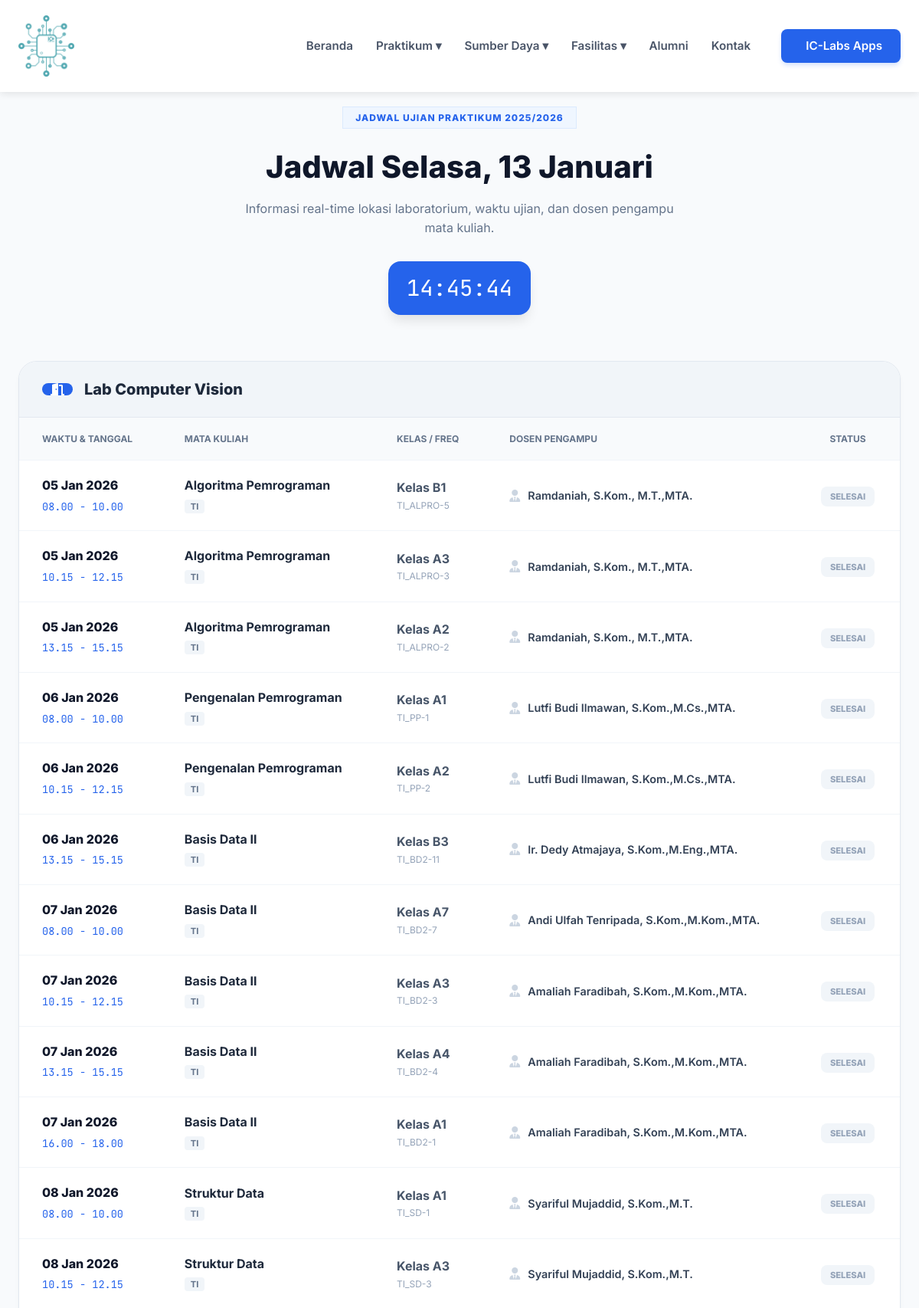
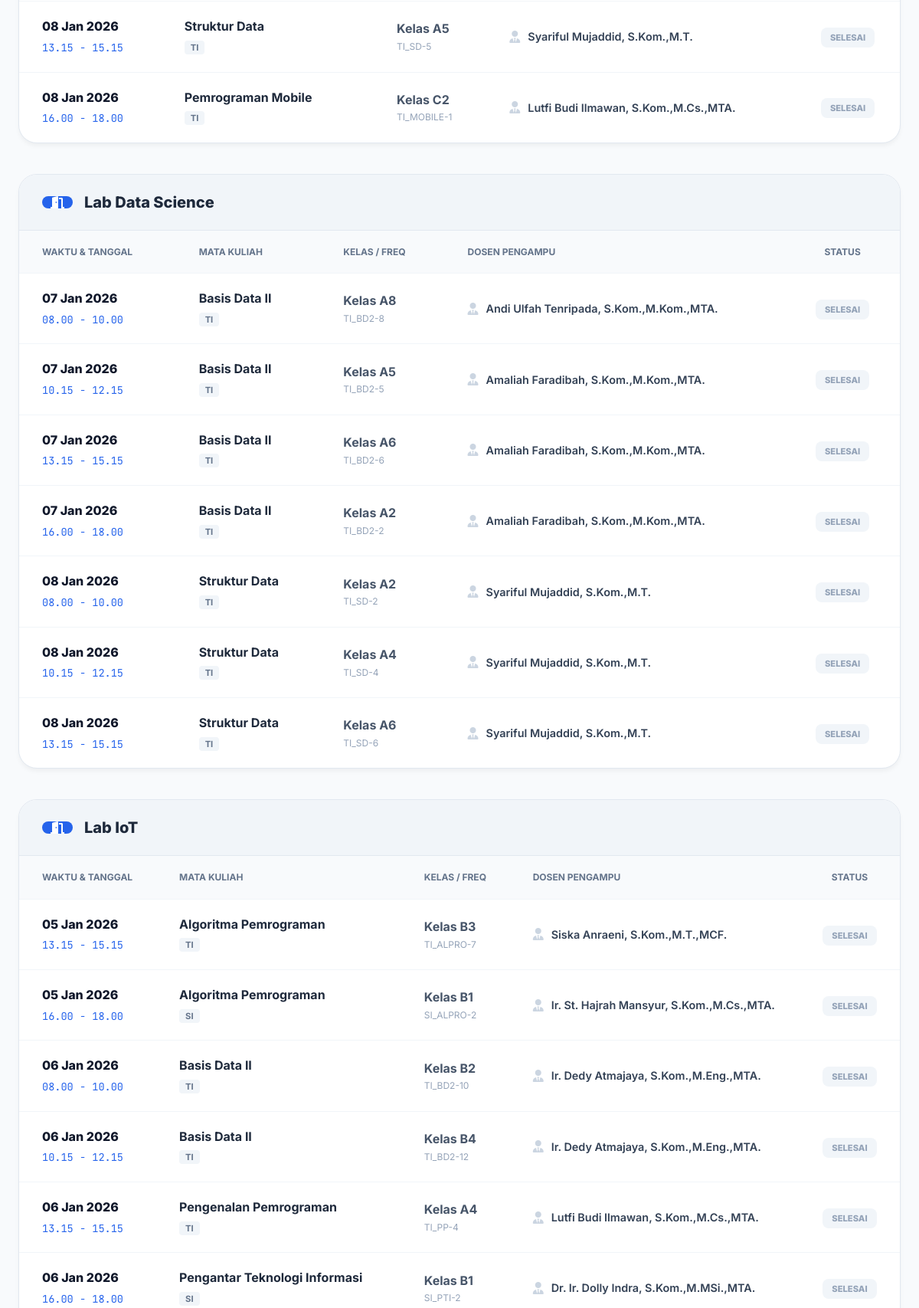
/public/jadwalupk (upper part), run on the app's committed database (2 pictures, top to bottom).
### tables this page shows
CREATE TABLE `jadwalupk` (
  `id` int(11) NOT NULL,
  `prodi` varchar(50) DEFAULT NULL,
  `tanggal` date NOT NULL,
  `jam` varchar(100) NOT NULL,
  `mata_kuliah` varchar(255) NOT NULL,
  `dosen` varchar(255) NOT NULL,
  `frekuensi` varchar(100) DEFAULT NULL,
  `kelas` varchar(100) DEFAULT NULL,
  `ruangan` varchar(255) NOT NULL
);

### app/controllers/JadwalUpkController.php (called while the page is built, shortened)
<?php
class JadwalUpkController extends Controller {
    public function model($model) {
        return new $model;
    }
    public function index() {
        $data['judul'] = 'Jadwal UPK Praktikum';
        $data['jadwal'] = $this->model('JadwalUpkModel')->getAll();
        $this->view('praktikum/jadwalupk', $data);
    }
}

### app/models/JadwalUpkModel.php (called while the page is built, shortened)
<?php
class JadwalUpkModel {
    private $table = 'jadwalupk';
    private $db;
    public function __construct() {
        $database = new Database;
        $this->db = $database->getPdo();
    }
    public function getAll() {
        $stmt = $this->db->prepare("SELECT * FROM $this->table ORDER BY tanggal ASC, jam ASC");
        $stmt->execute();
        return $stmt->fetchAll(PDO::FETCH_ASSOC);
    }
}

### app/config/Database.php (called while the page is built, shortened)
<?php
try {
    $dsn = "mysql:host=" . DB_HOST . ";dbname=" . DB_NAME . ";charset=utf8mb4";
    $options = [
        PDO::ATTR_ERRMODE            => PDO::ERRMODE_EXCEPTION,
        PDO::ATTR_DEFAULT_FETCH_MODE => PDO::FETCH_ASSOC,
        PDO::ATTR_EMULATE_PREPARES   => false,
    ];
    $pdo = new PDO($dsn, DB_USER, DB_PASS, $options);
} catch (PDOException $e) {
    if (defined('APP_ENV') && APP_ENV === 'development') {
        die("Koneksi Database Gagal: " . $e->getMessage());
    } else {
        die("Maaf, sistem sedang mengalami gangguan koneksi database.");
    }
}
class Database {
    private $pdo;
    public function __construct()
    {
        global $pdo;
        $this->pdo = $pdo;
    }
    public function getPdo()
    {
        return $this->pdo;
    }
}
?>

### app/views/praktikum/jadwalupk.php (the view, shortened to what this page needs)
<link rel="stylesheet" href="https://cdnjs.cloudflare.com/ajax/libs/font-awesome/6.0.0/css/all.min.css">
<section class="praktikum-section" style="padding: 60px 0; background: #f8fafc; min-height: 100vh;">
    <div class="container" style="max-width: 1200px; margin: 0 auto; px: 20px;">
        <header class="page-header" style="text-align: center; margin-bottom: 60px;">
            <span class="header-badge" style="background: #eff6ff; color: #2563eb; padding: 6px 16px; rounded-full: 50px; font-size: 0.75rem; font-weight: 800; text-transform: uppercase; letter-spacing: 1px; border: 1px solid #dbeafe;">
                Jadwal Ujian Praktikum 2025/2026
            </span>
            <h1 id="header-day" style="font-size: 2.5rem; font-weight: 800; color: #0f172a; margin: 20px 0 10px;">Memuat Hari...</h1>
            <p style="color: #64748b; max-width: 600px; margin: 0 auto 30px;">Informasi real-time lokasi laboratorium, waktu ujian, dan dosen pengampu mata kuliah.</p>
            <div id="live-clock" class="live-clock-badge" style="display: inline-block; background: #2563eb; color: #fff; padding: 12px 24px; border-radius: 16px; font-family: 'JetBrains Mono', monospace; font-size: 1.8rem; box-shadow: 0 10px 15px -3px rgba(0,0,0,0.1);">
            </div>
        </header>
        <div id="lab-tables-container">
            <?php if (empty($data['jadwal'])): ?>
                <div class="empty-schedule" style="text-align: center; padding: 80px; background: #fff; border-radius: 24px; border: 2px dashed #e2e8f0;">
                    <i class="far fa-calendar-times" style="font-size: 4rem; color: #cbd5e1; margin-bottom: 20px;"></i>
                    <h3 style="font-weight: 700; color: #1e293b;">Belum Ada Jadwal</h3>
                    <p style="color: #94a3b8;">Jadwal UPK belum dirilis oleh admin.</p>
                </div>
            <?php else:
                $grouped = [];
                foreach($data['jadwal'] as $row) {
                    $grouped[$row['ruangan']][] = $row;
                }
                ksort($grouped);
                foreach($grouped as $ruangan => $items):
            ?>
                <div class="schedule-wrapper" style="background: #fff; border-radius: 24px; box-shadow: 0 4px 6px -1px rgba(0,0,0,0.05); border: 1px solid #e2e8f0; overflow: hidden; margin-bottom: 40px;">
                    <div class="lab-header" style="background: #f1f5f9; padding: 20px 30px; display: flex; align-items: center; gap: 15px; border-bottom: 1px solid #e2e8f0;">
                        <div style="width: 40px; h: 40px; background: #2563eb; color: #fff; border-radius: 10px; display: flex; align-items: center; justify-content: center;">
                            <i class="fas fa-door-open"></i>
                        </div>
                        <h2 style="font-size: 1.25rem; font-weight: 800; color: #1e293b; margin: 0;"><?= $ruangan ?></h2>
                    </div>
                    <div style="overflow-x: auto;">
                        <table style="width: 100%; border-collapse: collapse; text-align: left;">
                            <thead>
                                <tr style="background: #f8fafc;">
                                    <th style="padding: 18px 30px; font-size: 0.75rem; font-weight: 700; color: #64748b; text-transform: uppercase;">Waktu & Tanggal</th>
                                    <th style="padding: 18px 30px; font-size: 0.75rem; font-weight: 700; color: #64748b; text-transform: uppercase;">Mata Kuliah</th>
                                    <th style="padding: 18px 30px; font-size: 0.75rem; font-weight: 700; color: #64748b; text-transform: uppercase;">Kelas / Freq</th>
                                    <th style="padding: 18px 30px; font-size: 0.75rem; font-weight: 700; color: #64748b; text-transform: uppercase;">Dosen Pengampu</th>
                                    <th style="padding: 18px 30px; font-size: 0.75rem; font-weight: 700; color: #64748b; text-transform: uppercase; text-align: center;">Status</th>
                                </tr>
                            </thead>
                            <tbody style="divide-y: 1px solid #f1f5f9;">
                                <?php foreach($items as $item):
                                    $tgl = date('d M Y', strtotime($item['tanggal']));
                                    $isToday = ($item['tanggal'] == date('Y-m-d'));
                                ?>
                                <tr style="border-top: 1px solid #f1f5f9; transition: background 0.2s;" onmouseover="this.style.background='#f8fafc'" onmouseout="this.style.background='transparent'">
                                    <td style="padding: 20px 30px;">
                                        <div style="font-weight: 800; color: #0f172a;"><?= $tgl ?></div>
                                        <div style="font-family: 'JetBrains Mono', monospace; font-size: 0.85rem; color: #2563eb; margin-top: 4px;">
                                            <?= $item['jam'] ?>
                                        </div>
                                    </td>
                                    <td style="padding: 20px 30px;">
                                        <div style="font-weight: 700; color: #1e293b; font-size: 1rem;"><?= $item['mata_kuliah'] ?></div>
                                        <span style="font-size: 0.7rem; background: #f1f5f9; color: #64748b; padding: 2px 8px; border-radius: 4px; font-weight: 700;"><?= $item['prodi'] ?></span>
                                    </td>
                                    <td style="padding: 20px 30px;">
                                        <div style="font-weight: 700; color: #475569;">Kelas <?= $item['kelas'] ?></div>
                                        <div style="font-size: 0.75rem; color: #94a3b8;"><?= $item['frekuensi'] ?></div>
                                    </td>
                                    <td style="padding: 20px 30px;">
                                        <div style="display: flex; align-items: center; gap: 10px;">
                                            <i class="fas fa-user-tie" style="color: #cbd5e1;"></i>
                                            <span style="font-weight: 600; color: #334155; font-size: 0.9rem;"><?= $item['dosen'] ?></span>
                                        </div>
                                    </td>
                                    <td style="padding: 20px 30px; text-align: center;">
                                        <?php if($isToday): ?>
                                            <span style="background: #fef3c7; color: #d97706; padding: 6px 12px; border-radius: 8px; font-size: 0.7rem; font-weight: 800; border: 1px solid #fcd34d;">HARI INI</span>
                                        <?php elseif($item['tanggal'] < date('Y-m-d')): ?>
                                            <span style="background: #f1f5f9; color: #94a3b8; padding: 6px 12px; border-radius: 8px; font-size: 0.7rem; font-weight: 800;">SELESAI</span>
                                        <?php else: ?>
                                            <span style="background: #ecfdf5; color: #059669; padding: 6px 12px; border-radius: 8px; font-size: 0.7rem; font-weight: 800; border: 1px solid #a7f3d0;">AKAN DATANG</span>
                                        <?php endif; ?>
                                    </td>
                                </tr>
                                <?php endforeach; ?>
                            </tbody>
                        </table>
                    </div>
                </div>
            <?php endforeach; endif; ?>
        </div>
    </div>
</section>

### public/css/variables.css (style rules this page uses)
:root { --primary-navy: #1e3a8a; --primary-blue: #2563eb; --hover-blue: #1e40af; --bg-light: #f8fbff; --bg-white: #ffffff; --bg-soft: #eff6ff; --text-dark: #1a202c; --text-grey: #4a5568; --text-light: #dbeafe; --border-color: #e2e8f0; --border-blue: #eff6ff; --shadow-soft: 0 4px 12px rgba(30, 58, 138, 0.05); --container-width: 1280px; --font-main: 'Inter', 'Segoe UI', sans-serif; --radius-card: 15px; --radius-btn: 50px; }

### public/css/style.css (style rules this page uses)
* { margin: 0; padding: 0; box-sizing: border-box; font-family: "Inter", "Segoe UI", sans-serif; }
body { background-color: #f8fbff; color: #1a202c; line-height: 1.6; padding-top: 80px; }
html, body { max-width: 100%; overflow-x: hidden; }
.container { width: 100%; max-width: 1200px; margin: 0 auto; padding: 0 24px; }
h1, h2, h3, h4 { color: #1e3a8a; font-weight: 800; }

### data on the page
jadwalupk: tanggal "05 Jan 2026", jam "08.00 - 10.00", mata_kuliah "Algoritma Pemrograman", prodi "TI", kelas "B1", frekuensi "TI_ALPRO-5", dosen "Ramdaniah, S.Kom., M.T.,MTA.", shows "SELESAI"
jadwalupk: tanggal "05 Jan 2026", jam "10.15 - 12.15", mata_kuliah "Algoritma Pemrograman", prodi "TI", kelas "A3", frekuensi "TI_ALPRO-3", dosen "Ramdaniah, S.Kom., M.T.,MTA.", shows "SELESAI"
jadwalupk: tanggal "05 Jan 2026", jam "13.15 - 15.15", mata_kuliah "Algoritma Pemrograman", prodi "TI", kelas "A2", frekuensi "TI_ALPRO-2", dosen "Ramdaniah, S.Kom., M.T.,MTA.", shows "SELESAI"
jadwalupk: tanggal "06 Jan 2026", jam "08.00 - 10.00", mata_kuliah "Pengenalan Pemrograman", prodi "TI", kelas "A1", frekuensi "TI_PP-1", dosen "Lutfi Budi Ilmawan, S.Kom.,M.Cs.,MTA.", shows "SELESAI"
jadwalupk: tanggal "06 Jan 2026", jam "10.15 - 12.15", mata_kuliah "Pengenalan Pemrograman", prodi "TI", kelas "A2", frekuensi "TI_PP-2", dosen "Lutfi Budi Ilmawan, S.Kom.,M.Cs.,MTA.", shows "SELESAI"
jadwalupk: tanggal "06 Jan 2026", jam "13.15 - 15.15", mata_kuliah "Basis Data II", prodi "TI", kelas "B3", frekuensi "TI_BD2-11", dosen "Ir. Dedy Atmajaya, S.Kom.,M.Eng.,MTA.", shows "SELESAI"
jadwalupk: tanggal "07 Jan 2026", jam "08.00 - 10.00", mata_kuliah "Basis Data II", prodi "TI", kelas "A7", frekuensi "TI_BD2-7", dosen "Andi Ulfah Tenripada, S.Kom.,M.Kom.,MTA.", shows "SELESAI"
jadwalupk: tanggal "07 Jan 2026", jam "10.15 - 12.15", mata_kuliah "Basis Data II", prodi "TI", kelas "A3", frekuensi "TI_BD2-3", dosen "Amaliah Faradibah, S.Kom.,M.Kom.,MTA.", shows "SELESAI"
jadwalupk: tanggal "07 Jan 2026", jam "13.15 - 15.15", mata_kuliah "Basis Data II", prodi "TI", kelas "A4", frekuensi "TI_BD2-4", dosen "Amaliah Faradibah, S.Kom.,M.Kom.,MTA.", shows "SELESAI"
jadwalupk: tanggal "07 Jan 2026", jam "16.00 - 18.00", mata_kuliah "Basis Data II", prodi "TI", kelas "A1", frekuensi "TI_BD2-1", dosen "Amaliah Faradibah, S.Kom.,M.Kom.,MTA.", shows "SELESAI"
jadwalupk: tanggal "08 Jan 2026", jam "08.00 - 10.00", mata_kuliah "Struktur Data", prodi "TI", kelas "A1", frekuensi "TI_SD-1", dosen "Syariful Mujaddid, S.Kom.,M.T.", shows "SELESAI"
jadwalupk: tanggal "08 Jan 2026", jam "10.15 - 12.15", mata_kuliah "Struktur Data", prodi "TI", kelas "A3", frekuensi "TI_SD-3", dosen "Syariful Mujaddid, S.Kom.,M.T.", shows "SELESAI"
jadwalupk: tanggal "08 Jan 2026", jam "13.15 - 15.15", mata_kuliah "Struktur Data", prodi "TI", kelas "A5", frekuensi "TI_SD-5", dosen "Syariful Mujaddid, S.Kom.,M.T.", shows "SELESAI"
jadwalupk: tanggal "08 Jan 2026", jam "16.00 - 18.00", mata_kuliah "Pemrograman Mobile", prodi "TI", kelas "C2", frekuensi "TI_MOBILE-1", dosen "Lutfi Budi Ilmawan, S.Kom.,M.Cs.,MTA.", shows "SELESAI"
jadwalupk: tanggal "07 Jan 2026", jam "08.00 - 10.00", mata_kuliah "Basis Data II", prodi "TI", kelas "A8", frekuensi "TI_BD2-8", dosen "Andi Ulfah Tenripada, S.Kom.,M.Kom.,MTA.", shows "SELESAI"
jadwalupk: tanggal "07 Jan 2026", jam "10.15 - 12.15", mata_kuliah "Basis Data II", prodi "TI", kelas "A5", frekuensi "TI_BD2-5", dosen "Amaliah Faradibah, S.Kom.,M.Kom.,MTA.", shows "SELESAI"
jadwalupk: tanggal "07 Jan 2026", jam "13.15 - 15.15", mata_kuliah "Basis Data II", prodi "TI", kelas "A6", frekuensi "TI_BD2-6", dosen "Amaliah Faradibah, S.Kom.,M.Kom.,MTA.", shows "SELESAI"
jadwalupk: tanggal "07 Jan 2026", jam "16.00 - 18.00", mata_kuliah "Basis Data II", prodi "TI", kelas "A2", frekuensi "TI_BD2-2", dosen "Amaliah Faradibah, S.Kom.,M.Kom.,MTA.", shows "SELESAI"
jadwalupk: tanggal "08 Jan 2026", jam "08.00 - 10.00", mata_kuliah "Struktur Data", prodi "TI", kelas "A2", frekuensi "TI_SD-2", dosen "Syariful Mujaddid, S.Kom.,M.T.", shows "SELESAI"
jadwalupk: tanggal "08 Jan 2026", jam "10.15 - 12.15", mata_kuliah "Struktur Data", prodi "TI", kelas "A4", frekuensi "TI_SD-4", dosen "Syariful Mujaddid, S.Kom.,M.T.", shows "SELESAI"
jadwalupk: tanggal "08 Jan 2026", jam "13.15 - 15.15", mata_kuliah "Struktur Data", prodi "TI", kelas "A6", frekuensi "TI_SD-6", dosen "Syariful Mujaddid, S.Kom.,M.T.", shows "SELESAI"
jadwalupk: tanggal "05 Jan 2026", jam "13.15 - 15.15", mata_kuliah "Algoritma Pemrograman", prodi "TI", kelas "B3", frekuensi "TI_ALPRO-7", dosen "Siska Anraeni, S.Kom.,M.T.,MCF.", shows "SELESAI"
jadwalupk: tanggal "05 Jan 2026", jam "16.00 - 18.00", mata_kuliah "Algoritma Pemrograman", prodi "SI", kelas "B1", frekuensi "SI_ALPRO-2", dosen "Ir. St. Hajrah Mansyur, S.Kom.,M.Cs.,MTA.", shows "SELESAI"
jadwalupk: tanggal "06 Jan 2026", jam "08.00 - 10.00", mata_kuliah "Basis Data II", prodi "TI", kelas "B2", frekuensi "TI_BD2-10", dosen "Ir. Dedy Atmajaya, S.Kom.,M.Eng.,MTA.", shows "SELESAI"
jadwalupk: tanggal "06 Jan 2026", jam "10.15 - 12.15", mata_kuliah "Basis Data II", prodi "TI", kelas "B4", frekuensi "TI_BD2-12", dosen "Ir. Dedy Atmajaya, S.Kom.,M.Eng.,MTA.", shows "SELESAI"
jadwalupk: tanggal "06 Jan 2026", jam "13.15 - 15.15", mata_kuliah "Pengenalan Pemrograman", prodi "TI", kelas "A4", frekuensi "TI_PP-4", dosen "Lutfi Budi Ilmawan, S.Kom.,M.Cs.,MTA.", shows "SELESAI"
jadwalupk: tanggal "06 Jan 2026", jam "16.00 - 18.00", mata_kuliah "Pengantar Teknologi Informasi", prodi "SI", kelas "B1", frekuensi "SI_PTI-2", dosen "Dr. Ir. Dolly Indra, S.Kom.,M.MSi.,MTA.", shows "SELESAI"

### other printed values
$ruangan "Lab Computer Vision"
$ruangan "Lab Data Science"
$ruangan "Lab IoT"
